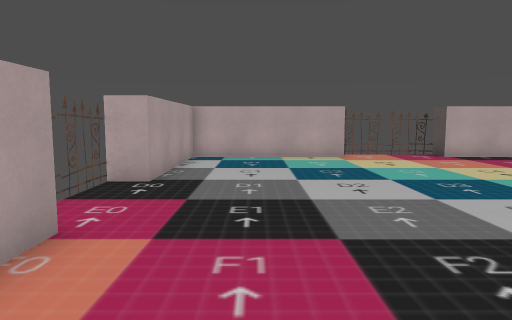
view 1 (above)

14 first-person views from a walk through a Godot game level. The camera is 1.4 m above the floor, tilts 6° down and sees 70° across. The floor is counted in squares, 1 m on a side. Each view is taken from the middle of a square. On the plan, view 1 faces up. The plan holds only what a view shows up to about 16 squares ahead; the rest is blank.

view 2
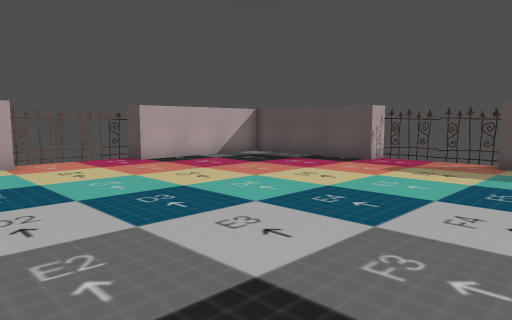

view 3
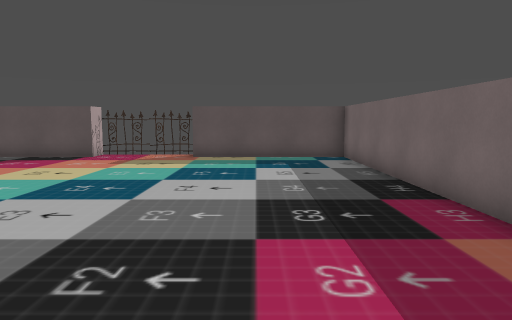

view 4
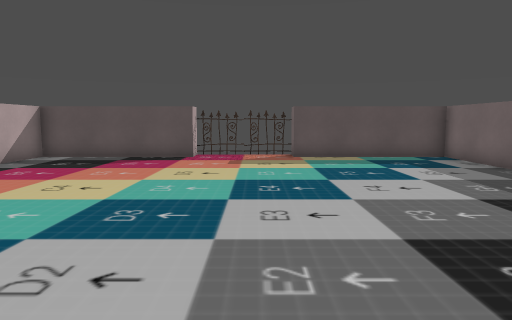

view 5
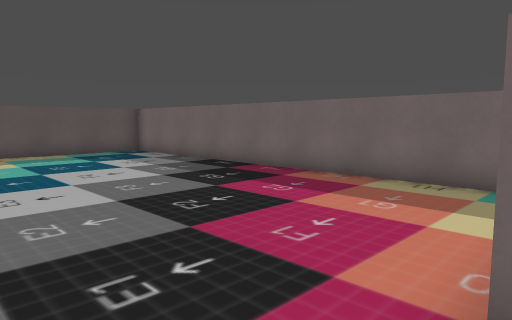

view 6
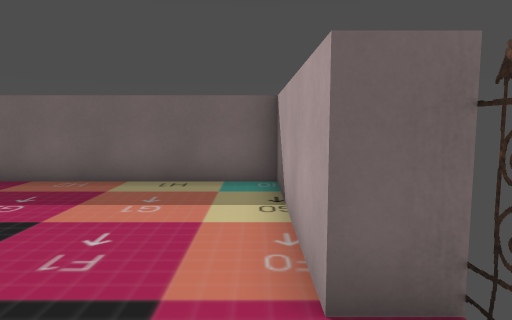

view 7
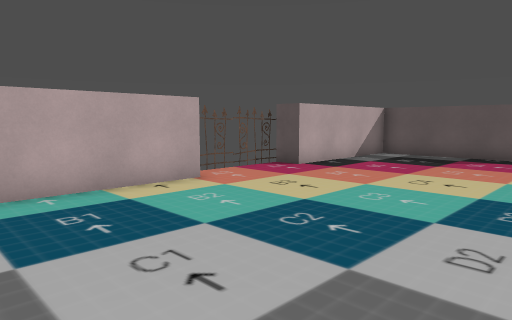

view 8
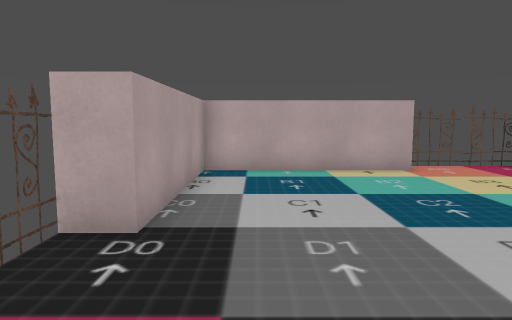

view 9
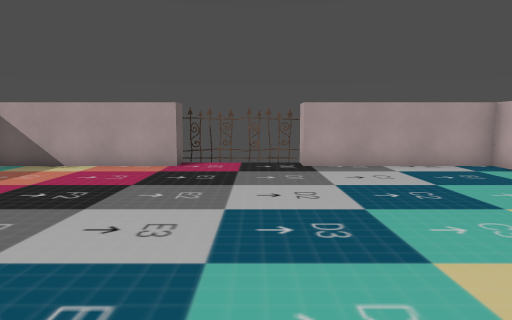

view 10
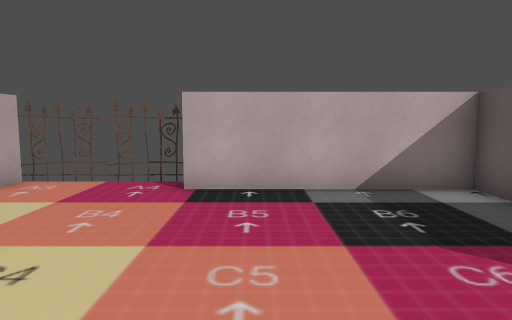

view 11
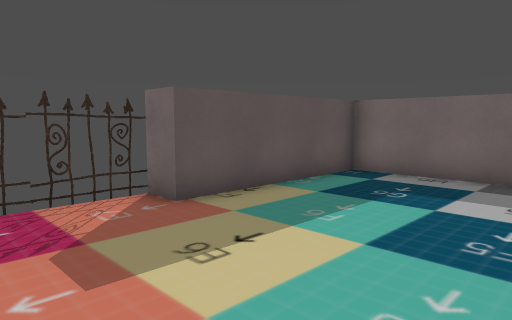

view 12
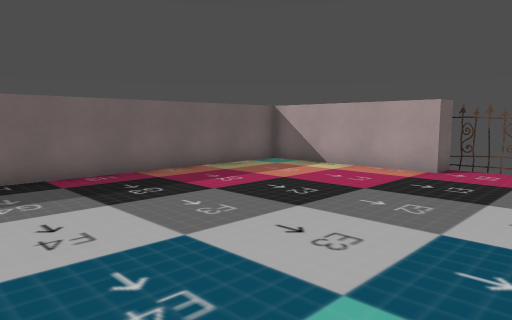

view 13
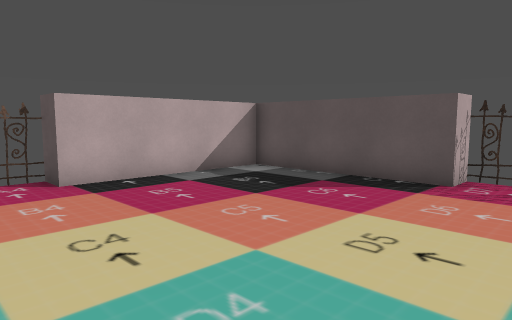

view 14
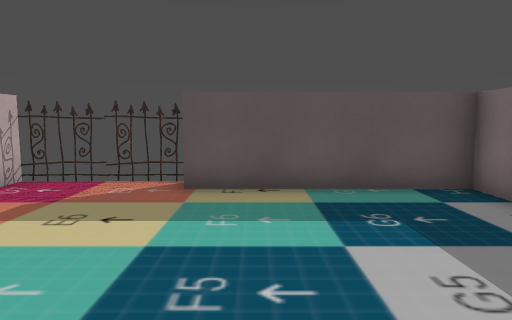

### Floor plan
Points are (right, up) in squares from view 1. A wall is a line through its corners. A room is listed if a view was taken in it or the views show most of it. See-through windows are left out.
Room 1 (views 1, 2, 3, 4, 5, 6, 7, 8, 9, 10, 11, 12, 13, 14)
walls: (3.6, 14.5) (-2.5, 14.5) (-2.5, 8.5) (-3.5, 8.5) (-3.5, 4.5) (-2.5, 4.5) (-2.5, -1.5) (13.5, -1.5) (13.5, 4.5) (14.5, 4.5) (14.5, 8.5) (13.5, 8.5) (13.5, 14.5) (7.5, 14.5) (7.5, 15.5) (3.5, 15.5) (3.5, 14.8)

Where each view was taken, in squares from view 1:
view 1: 0 up, 0 right, facing up
view 2: 2 up, 1 right, facing up-right
view 3: 2 up, 1 left, facing right
view 4: 6 up, 1 left, facing right
view 5: 7 up, 3 left, facing down-right
view 6: 7 up, 2 left, facing down
view 7: 7 up, 2 left, facing up-right
view 8: 4 up, 1 left, facing up
view 9: 7 up, 9 right, facing left
view 10: 7 up, 9 right, facing up
view 11: 8 up, 8 right, facing down-right
view 12: 8 up, 8 right, facing down-left
view 13: 6 up, 5 right, facing up-right
view 14: 3 up, 6 right, facing right
